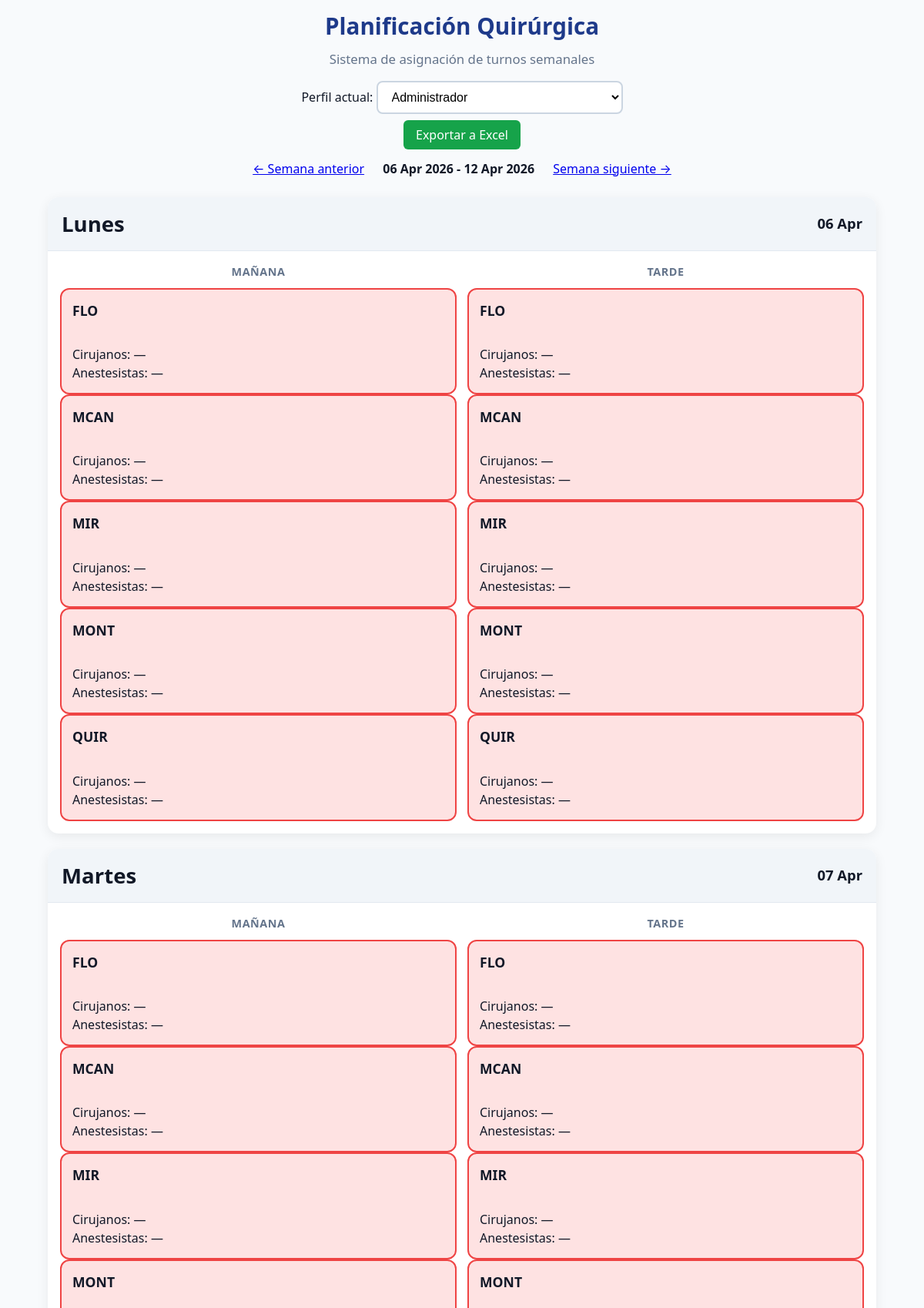
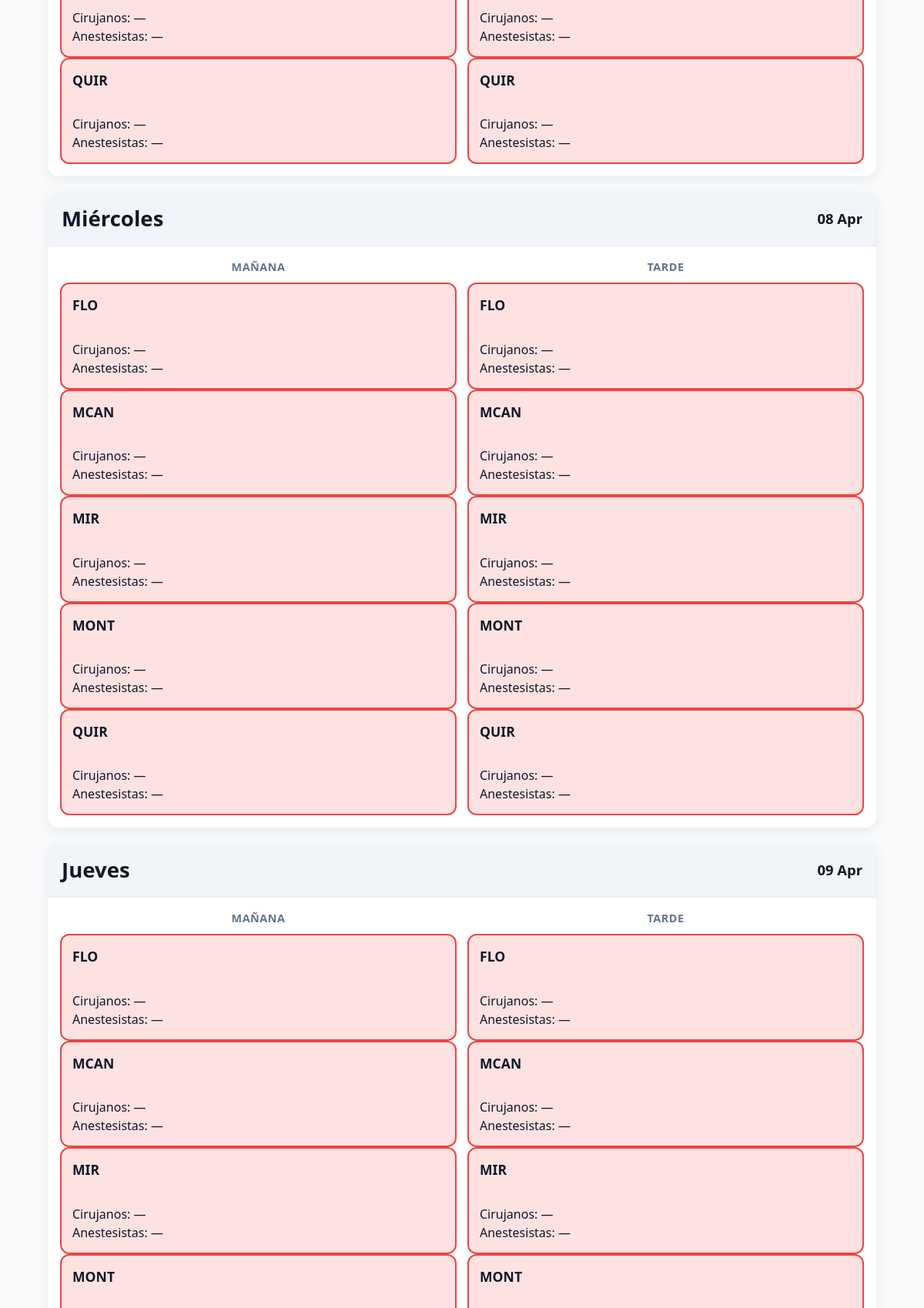
The app's page /index.php?profile=admin&week_offset=1 (upper part) with its own data (2 pictures, top to bottom).
### tables this page shows
CREATE TABLE shifts (
    id INT AUTO_INCREMENT PRIMARY KEY,
    shift_date DATE NOT NULL,
    slot ENUM('morning', 'afternoon') NOT NULL,
    UNIQUE KEY unique_shift (shift_date, slot)
);

CREATE TABLE clinics (
    id INT AUTO_INCREMENT PRIMARY KEY,
    name VARCHAR(100) NOT NULL UNIQUE
);

### db.php (called while the page is built, shortened)
<?php
function debug_log($message, $data = null) {
    $logEntry = date('Y-m-d H:i:s') . " - " . $message;
    if ($data !== null) {
        $logEntry .= " - " . print_r($data, true);
    }
    $logEntry .= PHP_EOL;
}
function getPDO(): PDO {
    static $pdo = null;
    if ($pdo !== null) return $pdo;
    $config = require 'config.php';
    $dsn = "mysql:host={$config['db_host']};dbname={$config['db_name']};charset={$config['charset']}";
    try {
        $pdo = new PDO($dsn, $config['db_user'], $config['db_pass'], [
            PDO::ATTR_ERRMODE => PDO::ERRMODE_EXCEPTION,
            PDO::ATTR_DEFAULT_FETCH_MODE => PDO::FETCH_ASSOC,
        ]);
        return $pdo;
    } catch (PDOException $e) {
        debug_log("DB connection ERROR", $e->getMessage());
        die("Database connection failed: " . $e->getMessage());
    }
}
function fetchShiftsForWeek(string $startDate): array {
    $pdo = getPDO();
    $sql = "SELECT
            s.id AS shift_id,
            s.shift_date,
            s.slot,
            c.id AS clinic_id,
            c.name AS clinic,
            r.id AS reservation_id,
            r.status,
            p.name AS professional_name,
            p.role AS professional_role
        FROM shifts s
        CROSS JOIN clinics c
        LEFT JOIN reservations r ON r.shift_id = s.id AND r.clinic_id = c.id
        LEFT JOIN reservation_professionals rp ON rp.reservation_id = r.id
        LEFT JOIN professionals p ON p.id = rp.professional_id
        WHERE s.shift_date BETWEEN ? AND DATE_ADD(?, INTERVAL 6 DAY)
        ORDER BY s.shift_date, FIELD(s.slot, 'morning','afternoon'), c.name";
    $endDate = date('Y-m-d', strtotime($startDate . ' +6 days'));
    $stmt = $pdo->prepare($sql);
    $stmt->execute([$startDate, $startDate]);
    $rows = $stmt->fetchAll();
    $rowCount = count($rows);
    $data = [];
    foreach ($rows as $row) {
        $dateStr = $row['shift_date'];
        $slot = $row['slot'];
        $key = $row['shift_id'] . '_' . $row['clinic_id'];
        if (!isset($data[$dateStr][$slot][$key])) {
            $data[$dateStr][$slot][$key] = [
                'shift_id' => $row['shift_id'],
                'shift_date' => $dateStr,
                'slot' => $slot,
                'clinic_id' => $row['clinic_id'],
                'clinic' => $row['clinic'],
                'reservation_id' => $row['reservation_id'],
                'status' => $row['status'] ?? 'empty',
                'surgeons' => [],
                'anesthetists' => []
            ];
        }
    }
    return $data;
}
?>

### index.php (the view, shortened to what this page needs)
<?php
require_once 'db.php';
$offset = isset($_GET['week_offset']) ? (int)$_GET['week_offset'] : 0;
$mondayThisWeek = strtotime('monday this week');
$weekStartStr = date('Y-m-d', $mondayThisWeek + ($offset * 7 * 86400));
$currentProfile = $_GET['profile'] ?? 'admin';
$isAdmin = $currentProfile === 'admin';
$currentName = '';
$weekData = fetchShiftsForWeek($weekStartStr);
$weekDaysES = ['monday'=>'Lunes','tuesday'=>'Martes','wednesday'=>'Miércoles','thursday'=>'Jueves','friday'=>'Viernes','saturday'=>'Sábado','sunday'=>'Domingo'];
$slotLabels = ['morning' => 'MAÑANA', 'afternoon' => 'TARDE'];
?>
<!DOCTYPE html>
<html lang="es">
<head>
    <link rel="stylesheet" href="styles.php">
</head>
<body>
<div class="app">
    <header>
        <h1>Planificación Quirúrgica</h1>
        <p>Sistema de asignación de turnos semanales</p>
        <div style="margin:15px 0;">
            <label>Perfil actual: </label>
            <select onchange="window.location='index.php?profile=' + this.value + '&week_offset=<?= $offset ?>'">
                <option value="admin" <?= $isAdmin ? 'selected' : '' ?>>Administrador</option>
            </select>
        </div>
        <?php if ($isAdmin): ?>
        <a href="?export=excel&profile=admin&week_offset=<?= $offset ?>" style="background:#16a34a;color:white;padding:8px 16px;border-radius:6px;text-decoration:none;">Exportar a Excel</a>
        <?php endif; ?>
    </header>
    <div style="text-align:center;margin:15px 0 25px;">
        <a href="index.php?profile=<?= urlencode($currentProfile) ?>&week_offset=<?= $offset - 1 ?>">← Semana anterior</a>
        <strong style="margin:0 20px;"><?= date('d M Y', strtotime($weekStartStr)) ?> - <?= date('d M Y', strtotime($weekStartStr) + 6*86400) ?></strong>
        <a href="index.php?profile=<?= urlencode($currentProfile) ?>&week_offset=<?= $offset + 1 ?>">Semana siguiente →</a>
    </div>
    <main>
        <?php
        $currentWeekDays = [];
        for ($i = 0; $i < 7; $i++) {
            $date = date('Y-m-d', strtotime($weekStartStr . " +$i days"));
            $dayName = date('l', strtotime($date));
            $dayKey = strtolower($dayName);
            $currentWeekDays[$date] = $weekDaysES[$dayKey] ?? ucfirst($dayName);
        }
        foreach ($currentWeekDays as $date => $dayNameES):
            $dayData = $weekData[$date] ?? [];
        ?>
        <div class="day">
            <div class="day-header">
                <h2><?= $dayNameES ?></h2>
                <span><?= date('d M', strtotime($date)) ?></span>
            </div>
            <div class="shifts">
                <?php foreach (['morning','afternoon'] as $slotKey):
                    $slots = $dayData[$slotKey] ?? [];
                    $label = $slotLabels[$slotKey];
                ?>
                <div class="shift">
                    <div class="shift-title"><?= $label ?></div>
                    <div class="clinics">
                        <?php if (empty($slots)): ?>
                            <div style="padding:20px;background:#fee2e2;border:2px dashed #ef4444;">Sin turnos generados para esta fecha.</div>
                        <?php else: ?>
                            <?php foreach ($slots as $slot):
                                $hasS = !empty($slot['surgeons']);
                                $hasA = !empty($slot['anesthetists']);
                                $status = ($hasS && $hasA) ? 'full' : ($hasS || $hasA ? 'partial' : 'empty');
                                $selfAssigned = $currentName && (
                                    in_array($currentName, $slot['surgeons'] ?? []) ||
                                    in_array($currentName, $slot['anesthetists'] ?? [])
                                );
                                $highlight = (!$isAdmin && $selfAssigned) ? ' my-shift' : '';
                                $showNames = $isAdmin || $selfAssigned;
                            ?>
                            <div class="clinic-card state-<?= $status ?><?= $highlight ?>"
                                 onclick="openBookingModal(<?= (int)$slot['shift_id'] ?>, <?= (int)$slot['clinic_id'] ?>, '<?= addslashes(htmlspecialchars($slot['clinic'])) ?>', <?= htmlspecialchars(json_encode($slot)) ?>)">
                                <strong><?= htmlspecialchars($slot['clinic']) ?></strong><br>
                                Cirujanos:
                                <?php if ($showNames): ?>
                                    <?= $hasS ? implode(', ', array_map(fn($n) => ($n === $currentName ? "<strong><u>$n</u></strong>" : $n), $slot['surgeons'])) : '—' ?>
                                <?php else: ?>
                                    <?= count($slot['surgeons'] ?? []) ?>
                                <?php endif; ?><br>
                                Anestesistas:
                                <?php if ($showNames): ?>
                                    <?= $hasA ? implode(', ', array_map(fn($n) => ($n === $currentName ? "<strong><u>$n</u></strong>" : $n), $slot['anesthetists'])) : '—' ?>
                                <?php else: ?>
                                    <?= count($slot['anesthetists'] ?? []) ?>
                                <?php endif; ?>
                            </div>
                            <?php endforeach; ?>
                        <?php endif; ?>
                    </div>
                </div>
                <?php endforeach; ?>
            </div>
        </div>
        <?php endforeach; ?>
    </main>
</div>
</body>
</html>

### records on screen
shifts: clinics.name "FLO", clinics.name "MCAN", clinics.name "MIR", clinics.name "MONT", clinics.name "QUIR"
shifts: clinics.name "FLO", clinics.name "MCAN", clinics.name "MIR", clinics.name "MONT", clinics.name "QUIR"
shifts: clinics.name "FLO", clinics.name "MCAN", clinics.name "MIR", clinics.name "MONT", clinics.name "QUIR"
shifts: clinics.name "FLO", clinics.name "MCAN", clinics.name "MIR", clinics.name "MONT", clinics.name "QUIR"
shifts: clinics.name "FLO", clinics.name "MCAN", clinics.name "MIR", clinics.name "MONT", clinics.name "QUIR"
shifts: clinics.name "FLO", clinics.name "MCAN", clinics.name "MIR", clinics.name "MONT", clinics.name "QUIR"
shifts: clinics.name "FLO", clinics.name "MCAN", clinics.name "MIR", clinics.name "MONT"
shifts: clinics.name "FLO", clinics.name "MCAN", clinics.name "MIR", clinics.name "MONT"

### other values on screen
date('d M Y', strtotime($weekStartStr)) "06 Apr 2026"
date('d M Y', strtotime($weekStartStr) + 6*86400) "12 Apr 2026"
$dayNameES "Lunes"
date('d M', strtotime($date)) "06 Apr"
$label "MAÑANA"
$label "TARDE"
$dayNameES "Martes"
date('d M', strtotime($date)) "07 Apr"
$dayNameES "Miércoles"
date('d M', strtotime($date)) "08 Apr"
$dayNameES "Jueves"
date('d M', strtotime($date)) "09 Apr"
